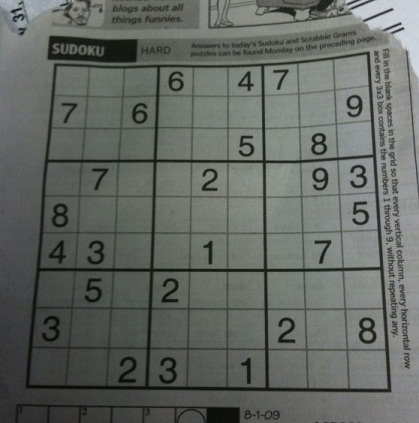
//> input picture img/dummy.jpg, 419 x 423 px
$ ./main   (built with g++ and OpenCV 4)
//> lines starting //> are read from the running program, lines starting //| are printed output that depends on the picture; after the words box and inside, x2 and y2 are one past the last pixel; in counts of white or black regions, pixels touching at a corner belong together
//
//  main.cpp
//  Grab a Sudoku grid using OpenCV
//
//  Thanks Utkarsh Sinha for the tutorial upon this program is almost entirely based on
//  http://aishack.in/tutorials/sudoku-grabber-opencv-plot/
//
//

#include <iostream>
#include <opencv2/opencv.hpp>

using namespace cv;
using namespace std;

// prototypes
void findBiggestBlob(Point&, Mat* const);
void mergeRelatedLines(vector<Vec2f>&, Mat&);
int getExtremeLines(vector<Vec2f>&, Mat&, Point2f*, Point2f*);


int main(int argc, const char * argv[]) {
    Mat sudoku = imread("/Users/boubou/repos/SudokuSolver/img/dummy.jpg", 0);
//> sudoku: 423 rows x 419 cols, CV_8UC1; min 5, max 218, mean 101.9
    Mat original = sudoku.clone();
    Mat outerBox(sudoku.size(), CV_8UC1);


    // basic filtering
    GaussianBlur(sudoku, sudoku, Size(11, 11), 0);
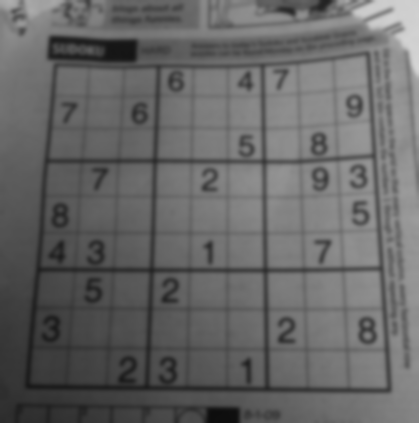
//> sudoku: 423 rows x 419 cols, CV_8UC1; min 13, max 213, mean 101.9
    adaptiveThreshold(sudoku, outerBox, 255, ADAPTIVE_THRESH_MEAN_C, THRESH_BINARY, 5, 2);
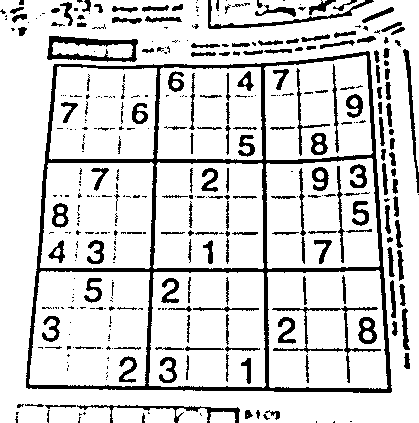
//> outerBox: 423 rows x 419 cols, CV_8UC1; 83.5% white; 389 black regions (212 under 20 px), largest, box (x1, y1, x2, y2) and area: (26, 51, 392, 393) 10109, (47, 36, 138, 62) 1011, (272, 306, 381, 383) 771
    bitwise_not(outerBox, outerBox);

    Mat kernel = (Mat_<uchar>(3,3) << 0,1,0,1,1,1,0,1,0);
    dilate(outerBox, outerBox, kernel);


    // find Grid outside, mask interior
    Point maxPt;
    findBiggestBlob(maxPt, &outerBox);
//> the loop in findBiggestBlob, `for (int y = 0; y < outerBox->size().height; y++)` made 423 passes
//> (maxPt, maxArea) on passes 1 to 3: (Point(207, 0), 1602), (Point(207, 0), 1602), (Point(207, 0), 1602)
//> after the loop in findBiggestBlob, `for (int y = 0; y < outerBox->size().height; y++)`: outerBox: 423 rows x 419 cols, CV_8UC1; values 0 (black) and 64 (white), 27.2% white; 186 white regions (34 under 20 px), largest, box (x1, y1, x2, y2) and area: (25, 50, 393, 394) 15245, (271, 274, 382, 384) 1798, (207, 0, 375, 30) 1717
//> after the loop in findBiggestBlob, `for (int y = 0; y < outerBox->size().height; y++)`: maxArea = 15245
//> maxPt = Point(366, 50)
    floodFill(outerBox, maxPt, CV_RGB(255, 255, 255));
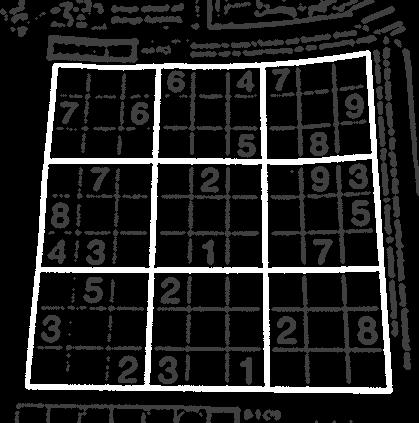
//> outerBox: 423 rows x 419 cols, CV_8UC1; min 0, max 255, mean 33.8
    for (int y = 0; y < outerBox.size().height; y++) {
        uchar *row = outerBox.ptr(y);

        for (int x = 0; x < outerBox.size().width; x++) {
            if (row[x] == 64 && x != maxPt.x && y != maxPt.y) {
                floodFill(outerBox, Point(x,y), CV_RGB(0,0,0));
            }
        }
    }
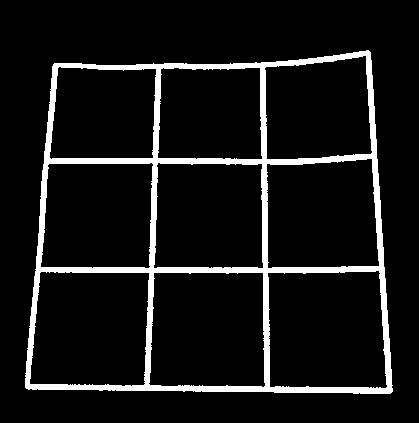
//> outerBox: 423 rows x 419 cols, CV_8UC1; 8.6% white; 1 white region, box (x1, y1, x2, y2) and area: (25, 50, 393, 394) 15245
    erode(outerBox, outerBox, kernel);
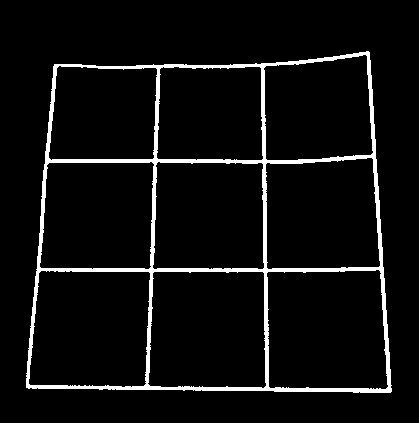
//> outerBox: 423 rows x 419 cols, CV_8UC1; 5.7% white; 1 white region, box (x1, y1, x2, y2) and area: (26, 51, 392, 393) 10121


    // detect lines
    vector<Vec2f> lines;
    HoughLines(outerBox, lines, 1, CV_PI / 180, 200);
//> lines = 21 lines (rho, theta), first 12: [385, 1.59], [388, 1.57], [269, 1.57], [-362, 3.07], [-261, 3.12], [160, 0.03], [60, 0.09], [-366, 3.09], [160, 1.57], [264, 0], [273, 1.55], [158, 1.59]
    mergeRelatedLines(lines, sudoku);


    // get extreme lines and Points
    Point2f src[4], dst[4];
    int maxLength = getExtremeLines(lines, outerBox, src, dst);

    Mat undistorted(Size(maxLength, maxLength), CV_8UC1);
    warpPerspective(original, undistorted, getPerspectiveTransform(src, dst), Size(maxLength, maxLength));

    imwrite("/Users/boubou/repos/SudokuSolver/img/dummyOutput.jpg", undistorted);

    // insert code here...
    std::cout << "Hello" << CV_VERSION << "\n";
}

// helper functions
void findBiggestBlob(Point& maxPt, Mat* const outerBox) {
    int maxArea = 1;

    for (int y = 0; y < outerBox->size().height; y++) {
        uchar* row = outerBox->ptr(y);

        for (int x = 0; x < outerBox->size().width; x++) {
            if (row[x] >= 128) {
                int area = floodFill(*outerBox, Point(x,y), CV_RGB(0,0,64));

                if (area > maxArea) {
                    maxPt = Point(x,y);
                    maxArea = area;
                }
            }
        }
    }
}

void mergeRelatedLines(vector<Vec2f>& lines, Mat& img) {
    for (auto current : lines) {
        if (current[0] == 0 && current[1] == -100) continue;

        float rho1 = current[0], theta1 = current[1];
        Point pt1current, pt2current;

        if (theta1 > CV_PI * 45 / 180 && theta1 < CV_PI * 135 / 180) {
            pt1current.x = 0;
            pt1current.y = rho1 / sin(theta1);
            pt2current.x = img.size().width;
            pt2current.y = -pt2current.x / tan(theta1) + rho1 / sin(theta1);
        } else {
            pt1current.y = 0;
            pt1current.x = rho1 / cos(theta1);
            pt2current.y = img.size().height;
            pt2current.x = -pt2current.y / tan(theta1) + rho1 / cos(theta1);
        }

        for (auto pos : lines) {
            if (pos == current) continue;

            if (fabs(pos[0] - current[0]) < 20 && fabs(pos[1] - current[1]) < CV_PI * 10 / 180) {
                float rho = pos[0], theta = pos[1];
                Point pt1, pt2;

                if(pos[1] > CV_PI * 45 / 180 && pos[1] < CV_PI * 135 / 180) {
                    pt1.x = 0;
                    pt1.y = rho / sin(theta);
                    pt2.x = img.size().width;
                    pt2.y = -pt2.x / tan(theta) + rho / sin(theta);
                } else {
                    pt1.y = 0;
                    pt1.x = rho / cos(theta);
                    pt2.y = img.size().height;
                    pt2.x = -pt2.y / tan(theta) + rho / cos(theta);
                }

                if (((double) (pt1.x - pt1current.x) * (pt1.x - pt1current.x) + (pt1.y - pt1current.y)  * (pt1.y - pt1current.y) < 64 * 64) && ((double) (pt2.x - pt2current.x) * (pt2.x - pt2current.x) + (pt2.y - pt2current.y) * (pt2.y - pt2current.y) < 64 * 64)) {
                    // Merge the two
                    current[0] = (current[0] + pos[0]) / 2;
                    current[1] = (current[1] + pos[1]) / 2;
                    pos[0] = 0; pos[1] = -100;
                }
            }
        }
    }
//> this loop made 21 passes
}

int getExtremeLines(vector<Vec2f>& lines, Mat& outerBox, Point2f* src, Point2f* dst) {
    // Now detect the lines on extremes
    Vec2f topEdge(1000,1000), bottomEdge(-1000,-1000), leftEdge(1000,1000), rightEdge(-1000,-1000);
    double leftXIntercept = 100000;
    double rightXIntercept = 0;

    for (auto current : lines) {
        float rho = current[0], theta = current[1];

        if (rho == 0 && theta == -100) continue;

        double xIntercept = rho / cos(theta);

        if (theta > CV_PI * 80 / 180 && theta < CV_PI * 100 / 180) {
            if (rho < topEdge[0]) {
                topEdge = current;
            }

            if (rho > bottomEdge[0]) {
                bottomEdge = current;
            }
        } else if (theta < CV_PI * 10 / 180 || theta > CV_PI * 170 / 180) {
            if (xIntercept > rightXIntercept) {
                rightEdge = current;
                rightXIntercept = xIntercept;
            } else if (xIntercept <= leftXIntercept) {
                leftEdge = current;
                leftXIntercept = xIntercept;
            }
        }
    }
//> this loop made 21 passes
//> (rho, theta, xIntercept, leftXIntercept) on passes 5, 6, 7, 19: (-261, 3.12, 261, 261), (160, 0.0349, 160.1, 160.1), (60, 0.0873, 60.23, 60.23), (56, 0.0698, 56.14, 56.14)
//> (rho, theta, xIntercept, rightXIntercept) on passes 4, 8: (-362, 3.07, 362.9, 362.9), (-366, 3.09, 366.5, 366.5)
//> after the loop, rightXIntercept = 366.5; leftXIntercept = 56.14

    Point left1, left2, right1, right2, bottom1, bottom2, top1, top2;
    int height = outerBox.size().height, width = outerBox.size().width;
//> height = 423; width = 419

    if (leftEdge[1] != 0) {
        left1.x = 0;
        left1.y = leftEdge[0] / sin(leftEdge[1]);
//> left1 = Point(0, 802)
        left2.x = width;
//> left2 = Point(419, 0)
        left2.y = -left2.x / tan(leftEdge[1]) + left1.y;
//> left2 = Point(419, -5189)
    } else {
        left1.y = 0;
        left1.x = leftEdge[0] / cos(leftEdge[1]);
        left2.y = height;
        left2.x = left1.x - height * tan(leftEdge[1]);
    }

    if (rightEdge[1] != 0) {
        right1.x = 0;
        right1.y = rightEdge[0] / sin(rightEdge[1]);
//> right1 = Point(0, -6993)
        right2.x = width;
//> right2 = Point(419, 0)
        right2.y = -right2.x / tan(rightEdge[1]) + right1.y;
//> right2 = Point(419, 1001)
    } else {
        right1.y = 0;
        right1.x = rightEdge[0] / cos(rightEdge[1]);
        right2.y = height;
        right2.x = right1.x - height * tan(rightEdge[1]);
    }

    bottom1.x = 0;
    bottom1.y = bottomEdge[0] / sin(bottomEdge[1]);
//> bottom1 = Point(0, 388)
    bottom2.x = width;
//> bottom2 = Point(419, 0)
    bottom2.y = -bottom2.x / tan(bottomEdge[1]) + bottom1.y;
//> bottom2 = Point(419, 388)

    top1.x = 0;
    top1.y = topEdge[0] / sin(topEdge[1]);
//> top1 = Point(0, 66)
    top2.x = width;
//> top2 = Point(419, 0)
    top2.y = -top2.x / tan(topEdge[1]) + top1.y;
//> top2 = Point(419, 66)

    // Next, we find the intersection of  these four lines
    double leftA = left2.y - left1.y, leftB = left1.x - left2.x, leftC = leftA*left1.x + leftB*left1.y;
//> leftA = -5991; leftB = -419; leftC = -336038
    double rightA = right2.y - right1.y, rightB = right1.x - right2.x, rightC = rightA * right1.x + rightB*right1.y;
//> rightA = 7994; rightB = -419; rightC = 2930067
    double topA = top2.y - top1.y, topB = top1.x - top2.x, topC = topA * top1.x + topB * top1.y;
//> topA = 0; topB = -419; topC = -27654
    double bottomA = bottom2.y - bottom1.y, bottomB = bottom1.x - bottom2.x, bottomC = bottomA * bottom1.x + bottomB*bottom1.y;
//> bottomA = 0; bottomB = -419; bottomC = -162572

    // Intersection of left and top
    double detTopLeft = leftA * topB - leftB * topA;
//> detTopLeft = 2510229
    CvPoint ptTopLeft((topB * leftC - leftB * topC) / detTopLeft, (leftA * topC - topA * leftC) / detTopLeft);
//> ptTopLeft = Point(51, 66)

    // Intersection of top and right
    double detTopRight = rightA * topB - rightB * topA;
//> detTopRight = -3349486
    CvPoint ptTopRight((topB * rightC - rightB * topC) / detTopRight, (rightA * topC - topA * rightC) / detTopRight);
//> ptTopRight = Point(369, 66)

    // Intersection of right and bottom
    double detBottomRight = rightA * bottomB - rightB * bottomA;
//> detBottomRight = -3349486
    CvPoint ptBottomRight((bottomB * rightC - rightB * bottomC) / detBottomRight, (rightA * bottomC - bottomA * rightC) / detBottomRight);
//> ptBottomRight = Point(386, 388)

    // Intersection of bottom and left
    double detBottomLeft = leftA * bottomB - leftB * bottomA;
//> detBottomLeft = 2510229
    CvPoint ptBottomLeft((bottomB * leftC - leftB * bottomC) / detBottomLeft, (leftA * bottomC - bottomA * leftC) / detBottomLeft);
//> ptBottomLeft = Point(28, 388)


    int maxLength = (ptBottomLeft.x - ptBottomRight.x) * (ptBottomLeft.x - ptBottomRight.x) + (ptBottomLeft.y - ptBottomRight.y) * (ptBottomLeft.y - ptBottomRight.y);
//> maxLength = 128164
    int temp = (ptTopRight.x - ptBottomRight.x) * (ptTopRight.x - ptBottomRight.x) + (ptTopRight.y - ptBottomRight.y) * (ptTopRight.y - ptBottomRight.y);
//> temp = 103973

    if (temp > maxLength) maxLength = temp;
    temp = (ptTopRight.x - ptTopLeft.x) * (ptTopRight.x - ptTopLeft.x) + (ptTopRight.y - ptTopLeft.y) * (ptTopRight.y - ptTopLeft.y);
//> temp = 101124

    if (temp > maxLength) maxLength = temp;
    temp = (ptBottomLeft.x - ptTopLeft.x) * (ptBottomLeft.x - ptTopLeft.x) + (ptBottomLeft.y - ptTopLeft.y) * (ptBottomLeft.y - ptTopLeft.y);
//> temp = 104213

    if (temp > maxLength) maxLength = temp;
    maxLength = sqrt((double)maxLength);
//> maxLength = 358
//> in main, `int maxLength = getExtremeLines(lines, outerBox, src, dst);`: src = 4 Points (x, y): [51, 66], [369, 66], [386, 388], [28, 388]; dst = 4 Points (x, y): [0, 0], [357, 0], [357, 357], [0, 357]; maxLength = 358
//> in main, `Mat undistorted(Size(maxLength, maxLength), CV_8UC1);`: undistorted: 358 rows x 358 cols, CV_8UC1; every value is 0
//> in main, `warpPerspective(original, undistorted, getPerspectiveTransform(src, ds..`:
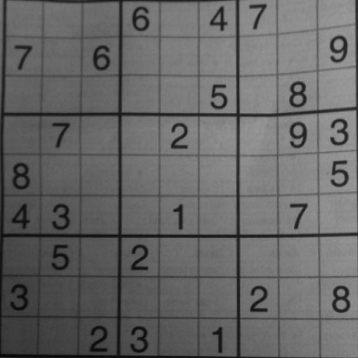
//> undistorted: 358 rows x 358 cols, CV_8UC1; min 6, max 156, mean 102.4


    src[0] = ptTopLeft;
    dst[0] = Point2f(0, 0);

    src[1] = ptTopRight;
    dst[1] = Point2f(maxLength - 1, 0);

    src[2] = ptBottomRight;
    dst[2] = Point2f(maxLength - 1, maxLength - 1);

    src[3] = ptBottomLeft;
    dst[3] = Point2f(0, maxLength - 1);

    return maxLength;
}
